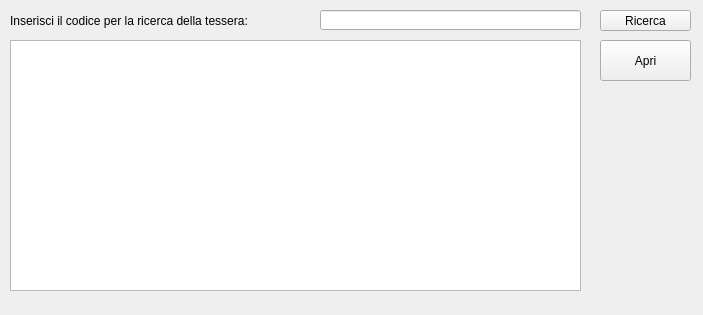
<?xml version="1.0" encoding="UTF-8"?>
<ui version="4.0">
 <class>RicercaTessera</class>
 <widget class="QWidget" name="RicercaTessera">
  <property name="geometry">
   <rect>
    <x>0</x>
    <y>0</y>
    <width>703</width>
    <height>315</height>
   </rect>
  </property>
  <property name="windowTitle">
   <string>Ricerca Tessera</string>
  </property>
  <widget class="QLabel" name="label">
   <property name="geometry">
    <rect>
     <x>10</x>
     <y>10</y>
     <width>691</width>
     <height>21</height>
    </rect>
   </property>
   <property name="text">
    <string>Inserisci il codice per la ricerca della tessera:</string>
   </property>
  </widget>
  <widget class="QLineEdit" name="line_barra">
   <property name="geometry">
    <rect>
     <x>320</x>
     <y>10</y>
     <width>261</width>
     <height>20</height>
    </rect>
   </property>
  </widget>
  <widget class="QListView" name="listaTessere">
   <property name="geometry">
    <rect>
     <x>10</x>
     <y>40</y>
     <width>571</width>
     <height>251</height>
    </rect>
   </property>
  </widget>
  <widget class="QPushButton" name="btn_ricerca">
   <property name="geometry">
    <rect>
     <x>600</x>
     <y>10</y>
     <width>91</width>
     <height>21</height>
    </rect>
   </property>
   <property name="text">
    <string>Ricerca</string>
   </property>
  </widget>
  <widget class="QPushButton" name="btn_apri">
   <property name="geometry">
    <rect>
     <x>600</x>
     <y>40</y>
     <width>91</width>
     <height>41</height>
    </rect>
   </property>
   <property name="text">
    <string>Apri</string>
   </property>
  </widget>
 </widget>
 <resources/>
 <connections/>
</ui>
